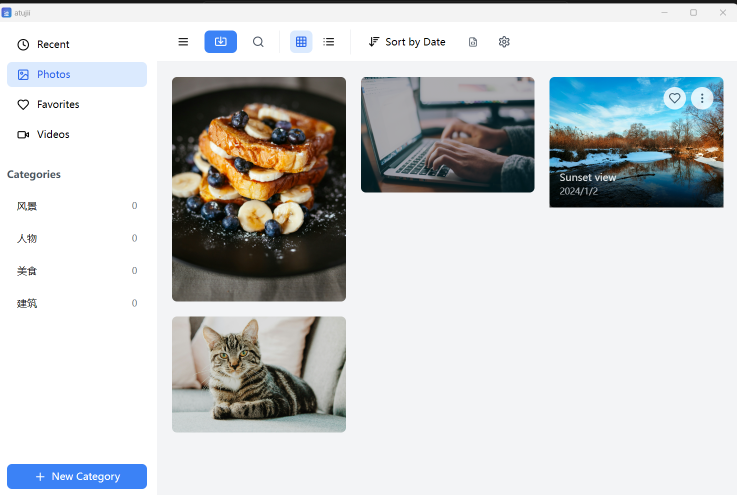
#> input picture asserts/atujii.png, 1474 x 989 px (shown at 1/2 size)
$ python get_main_color.py ../asserts/atujii.png
#> lines starting #> are read from the running program, lines starting #| are printed output that depends on the picture
import os
import sys
from PIL import Image
import numpy as np
import time
try:
    import cupy as cp
    from cupy.cuda import runtime
    USE_GPU = True
    print(f"GPU模式已启用 - CUDA版本: {runtime.runtimeGetVersion()}")
#> (this line was passed over: cupy is not available in this run)
#> in get_dominant_colors_kmeans, img is the input picture: PIL image 1474x989 RGB; mean R, G, B 202, 204.3, 205.1
except ImportError:
    from sklearn.cluster import KMeans
    USE_GPU = False
    print("警告: GPU加速库未安装，将使用CPU模式运行,如需GPU加速，请安装对应CUDA版本的cupy-cuda, pip install cupy-cuda12x")


def resize_image_if_needed(image, max_size=1024):
    """
    如果图片太大，将其缩放到合适大小
    """
#> called with max_size = 1024
    if max(image.size) > max_size:
        ratio = max_size / max(image.size)
#> ratio = 0.695
        new_size = tuple(int(x * ratio) for x in image.size)
#> new_size = (1023, 687)
        return image.resize(new_size, Image.LANCZOS)
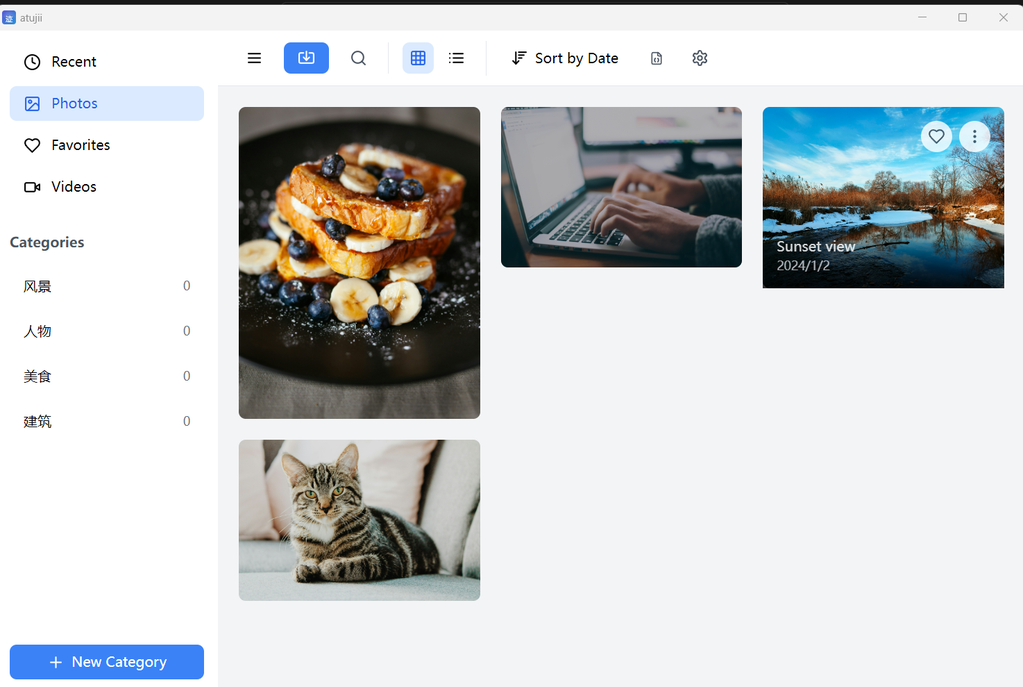
#> returned value: PIL image 1023x687 RGB; mean R, G, B 201.9, 204.3, 205
    return image

def get_dominant_colors_kmeans(image_path, num_colors=5):
    # 打开图片
    img = Image.open(image_path)
    img = img.convert('RGB')

    # 缩放大图
    img = resize_image_if_needed(img)

    # 转换为numpy数组
    img_array = np.array(img)
    pixels = img_array.reshape(-1, 3)

    if USE_GPU:
        # GPU模式 - 使用CuPy实现KMeans
        pixels_gpu = cp.asarray(pixels, dtype=cp.float32)

        # 随机初始化聚类中心
        centroids = kmeans_plusplus_init(pixels_gpu, num_colors)

        # KMeans迭代
        for _ in range(20):  # 最大迭代次数
            # 计算每个像素到聚类中心的距离
            distances = cp.sum((pixels_gpu[:, cp.newaxis] - centroids) ** 2, axis=2)
            labels = cp.argmin(distances, axis=1)

            # 更新聚类中心
            new_centroids = cp.zeros_like(centroids)
            for k in range(num_colors):
                mask = labels == k
                if cp.any(mask):
                    new_centroids[k] = cp.mean(pixels_gpu[mask], axis=0)

            # 如果聚类中心基本不变，则停止迭代
            if cp.allclose(centroids, new_centroids):
                break
            centroids = new_centroids

        # 转回CPU
        colors = cp.asnumpy(centroids)
        labels = cp.asnumpy(labels)
    else:
        # CPU模式
        kmeans = KMeans(n_clusters=num_colors, init='k-means++')
        kmeans.fit(pixels)
        colors = kmeans.cluster_centers_
        labels = kmeans.labels_

    # 计算每个颜色的占比
    total_pixels = len(pixels)
    color_percentages = []

    for i in range(num_colors):
        count = np.sum(labels == i)
        percentage = (count / total_pixels) * 100
        color_percentages.append(percentage)

    # 将颜色值转换为整数
    colors = colors.round().astype(int)

    # 按照占比排序
    sorted_indices = np.argsort(color_percentages)[::-1]
    colors = colors[sorted_indices]
    color_percentages = [color_percentages[i] for i in sorted_indices]

    # 将颜色转换为十六进制格式并添加百分比
    result = []
    for color, percentage in zip(colors, color_percentages):
        hex_color = '#{:02x}{:02x}{:02x}'.format(color[0], color[1], color[2])
        result.append({
            'color': hex_color,
            'percentage': round(percentage, 2)
        })

    return result

def kmeans_plusplus_init(pixels, num_colors):
    centroids = cp.zeros((num_colors, 3), dtype=cp.float32)
    centroids[0] = pixels[cp.random.choice(len(pixels), size=1)]

    for i in range(1, num_colors):
        distances = cp.min(cp.sum((pixels[:, cp.newaxis] - centroids[:i]) ** 2, axis=2), axis=1)
        probabilities = distances / cp.sum(distances)
        centroids[i] = pixels[cp.random.choice(len(pixels), size=1, p=probabilities)]

    return centroids

def main():
    try:
        if len(sys.argv) < 2:
            print("error:请提供图片路径")
            sys.exit(1)

        image_path = sys.argv[1]

        # 确保图片路径存在
        if not os.path.exists(image_path):
            print(f"error:图片不存在: {image_path}")
            sys.exit(1)

        colors = get_dominant_colors_kmeans(image_path, 10)
        print(colors)
    except Exception as e:
        print(f"error:{str(e)}")
        sys.exit(1)

def test_get_main_color(image_path):
    colors = get_dominant_colors_kmeans(image_path, 10)
    print(colors)

def multi_get_main_color():
    dir_path = r"K:\dataset2\animesfw"
    files = [os.path.join(dir_path, file) for file in os.listdir(dir_path)[:50] if file.endswith(".jpg") or file.endswith(".png")]

    from multiprocessing import Pool
    with Pool(processes=10) as pool:
        pool.map(test_get_main_color, files)


if __name__ == "__main__":
    main()
#> (the call stopped at in get_dominant_colors_kmeans, `pixels_gpu = cp.asarray(pixels, dtype=cp.float32)`: cupy is not available in this run)
    # [8 lines of commented-out code are left out]
